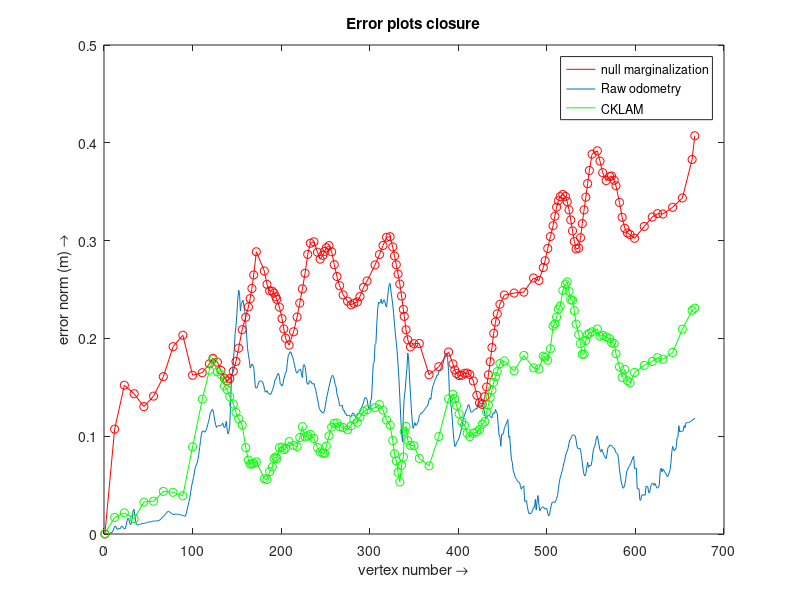

The MATLAB script that drew this image:
clc
clear all
close all

% Full map raw odometry vs optvi
optivi_nolc_fullmap = fopen('MH_03/vertices_optvi.csv');
textscan(optivi_nolc_fullmap,'%s', 8, 'Delimiter',',');
optvi_fullmap_vertices = textscan(optivi_nolc_fullmap,...
    '%f %f %f %f %f %f %f %s', 'Delimiter',',');
fclose(optivi_nolc_fullmap);

raw_fullmap = fopen('MH_03/vertices_raw_odometry.csv');
textscan(raw_fullmap,'%s', 8, 'Delimiter',',');
raw_vertices = textscan(raw_fullmap,'%f %f %f %f %f %f %f %s', ...
    'Delimiter',',');
fclose(raw_fullmap);

error_raw_optvi_full = zeros(size(optvi_fullmap_vertices{1}, 1), 3);

for i=1:3
    error_raw_optvi_full(:, i) = ...
        (optvi_fullmap_vertices{i} - raw_vertices{i}).^2;
end
norm_err_raw_optvi_full = sqrt(sum(error_raw_optvi_full, 2));

h1 = plot(norm_err_raw_optvi_full);
hold on
title('Error plots closure');
xlabel('vertex number \rightarrow');
ylabel('error norm (m) \rightarrow');

% kfh-optvi null marginalization
null_marginalized_map = fopen('MH_03/vertices_kfh_optvi.csv');
textscan(null_marginalized_map,'%s', 8, 'Delimiter',',');
null_marginalized_vertices = textscan(null_marginalized_map,...
    '%f %f %f %f %f %f %f %s', 'Delimiter',',');
fclose(null_marginalized_map);

error_optvi_full_null_marginalized = ...
    zeros(size(null_marginalized_vertices{1}, 1), 3);
keyframe_indices = zeros(size(null_marginalized_vertices{1}, 1), 1);

for i=1:3
    for j=1:size(null_marginalized_vertices{1})
        keyframe_indices(j) = find(not(cellfun('isempty', ...
            strfind(optvi_fullmap_vertices{8}, ...
            null_marginalized_vertices{8}{j}))));
        error_optvi_full_null_marginalized(j, i) = ...
            (null_marginalized_vertices{i}(j) - ...
            optvi_fullmap_vertices{i}(keyframe_indices(j)));
    end
end

norm_error_optvi_full_null_marginalized = ...
    sqrt(sum(error_optvi_full_null_marginalized.^2, 2));
h2 = plot(keyframe_indices, norm_error_optvi_full_null_marginalized, 'r');
plot(keyframe_indices, norm_error_optvi_full_null_marginalized, 'ro');
% kfh-CKLAM marginalization
% CKLAM_marginalized_map = fopen('data/raw_map_cklam_vertices.csv');
CKLAM_marginalized_map = fopen('MH_03/vertices_cklam.csv');
textscan(CKLAM_marginalized_map,'%s', 8, 'Delimiter',',');
CKLAM_marginalized_vertices = textscan(CKLAM_marginalized_map,...
    '%f %f %f %f %f %f %f %s', 'Delimiter',',');
fclose(CKLAM_marginalized_map);

error_optvi_full_CKLAM_marginalized = ...
    zeros(size(CKLAM_marginalized_vertices{1}, 1), 3);
keyframe_indices = zeros(size(CKLAM_marginalized_vertices{1}, 1), 1);

for i=1:3
    for j=1:size(CKLAM_marginalized_vertices{1})
        keyframe_indices(j) = find(not(cellfun('isempty', ...
            strfind(optvi_fullmap_vertices{8}, ...
            CKLAM_marginalized_vertices{8}{j}))));
        error_optvi_full_CKLAM_marginalized(j, i) = ...
            (CKLAM_marginalized_vertices{i}(j) - ...
            optvi_fullmap_vertices{i}(keyframe_indices(j)));
    end
end

norm_error_optvi_full_CKLAM_marginalized = ...
    sqrt(sum(error_optvi_full_CKLAM_marginalized.^2, 2));
h3 = plot(keyframe_indices, norm_error_optvi_full_CKLAM_marginalized, 'g');
plot(keyframe_indices, norm_error_optvi_full_CKLAM_marginalized, 'go');

% % kfh-RCKLAM marginalization
% RCKLAM_marginalized_map = fopen('data/vertices_rcklam_raw_map.csv');
% textscan(RCKLAM_marginalized_map,'%s', 8, 'Delimiter',',');
% RCKLAM_marginalized_vertices = textscan(RCKLAM_marginalized_map,...
%     '%f %f %f %f %f %f %f %s', 'Delimiter',',');
% fclose(RCKLAM_marginalized_map);
% 
% error_optvi_full_RCKLAM_marginalized = ...
%     zeros(size(RCKLAM_marginalized_vertices{1}, 1), 3);
% keyframe_indices = zeros(size(RCKLAM_marginalized_vertices{1}, 1), 1);
% 
% for i=1:3
%     for j=1:size(RCKLAM_marginalized_vertices{1})
%         keyframe_indices(j) = find(not(cellfun('isempty', ...
%             strfind(raw_vertices{8}, ...
%             RCKLAM_marginalized_vertices{8}{j}))));
%         error_optvi_full_RCKLAM_marginalized(j, i) = ...
%             (RCKLAM_marginalized_vertices{i}(j) - ...
%             raw_vertices{i}(keyframe_indices(j))).^2;
%     end
% end
% 
% norm_error_optvi_full_RCKLAM_marginalized = ...
%     sqrt(sum(error_optvi_full_RCKLAM_marginalized.^2, 2));
% h4 = plot(keyframe_indices, norm_error_optvi_full_RCKLAM_marginalized, 'k');
% plot(keyframe_indices, norm_error_optvi_full_RCKLAM_marginalized, 'ko');

% legend([h2, h1, h3, h4], 'null marginalization', ...
%     'Raw odometry', 'CKLAM', 'RCKLAM')

legend([h2, h1, h3], 'null marginalization', ...
    'Raw odometry', 'CKLAM')






